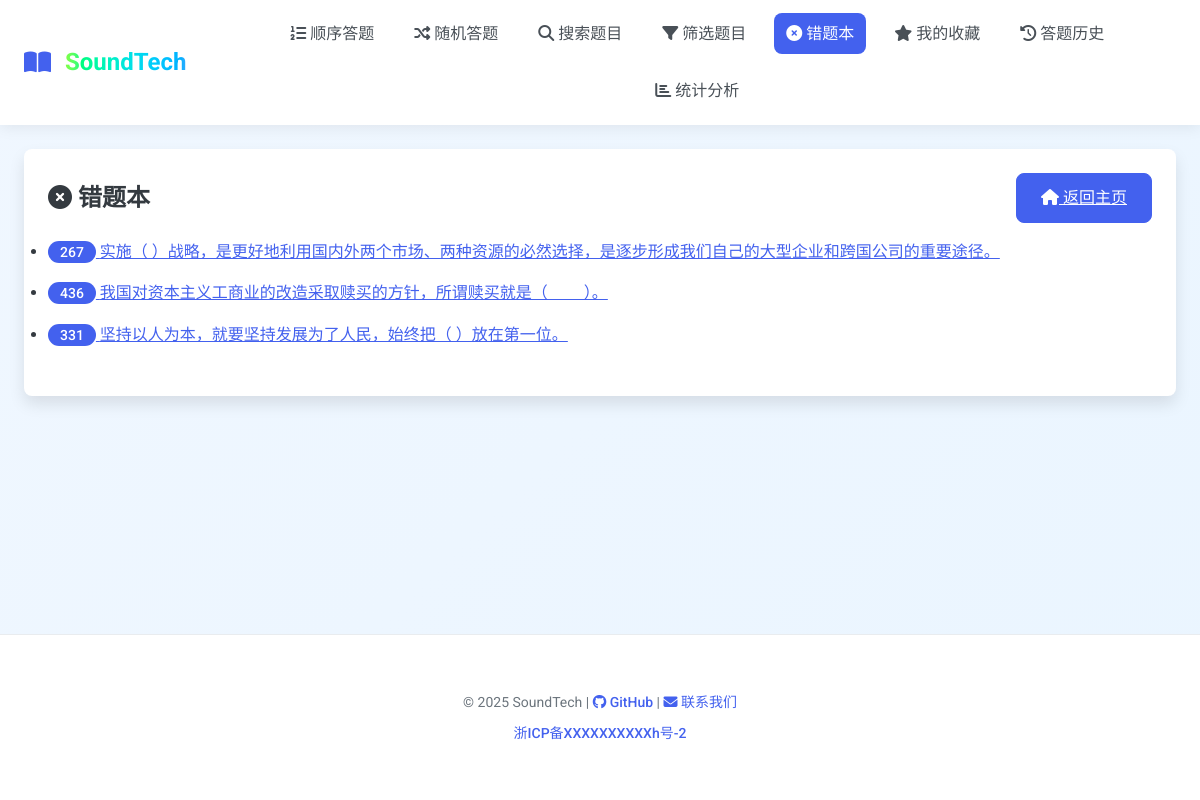
/wrong (signed in), run on an earlier commit of the app's database.
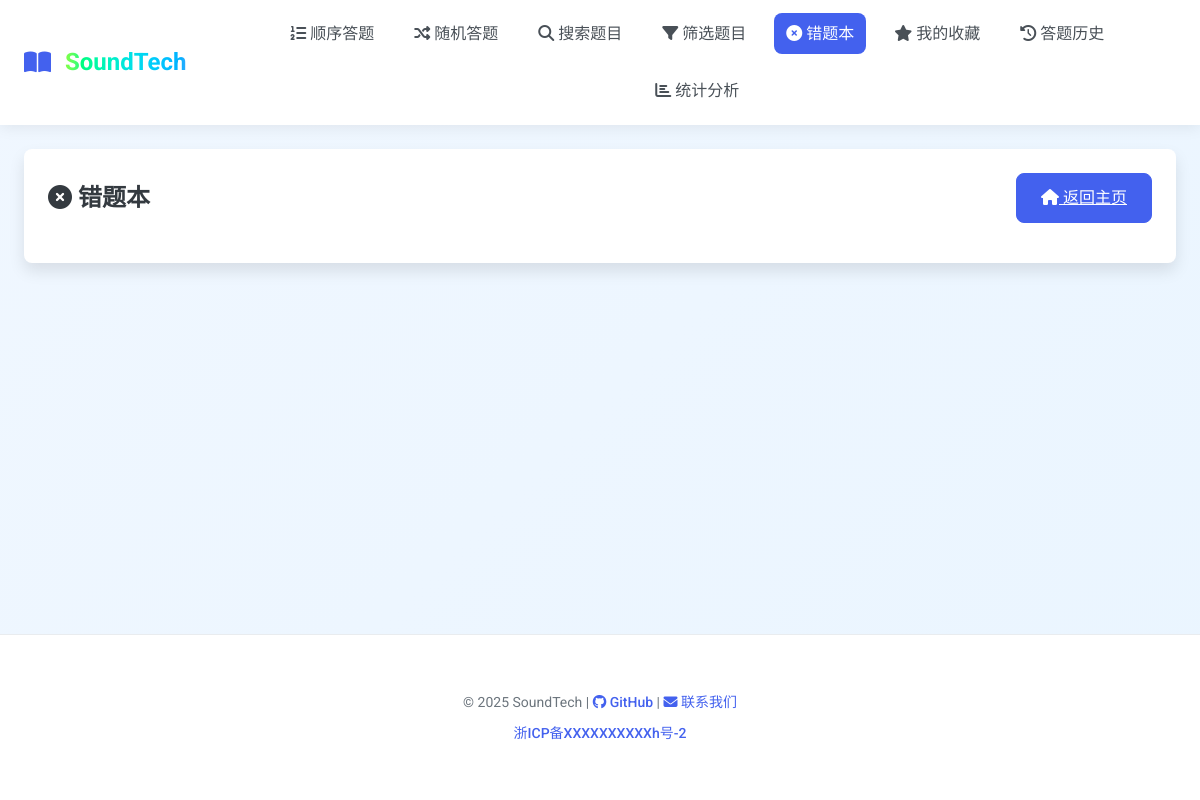
And on a later commit of the database.
### tables this page shows
CREATE TABLE questions (
        id TEXT PRIMARY KEY,
        stem TEXT NOT NULL,
        answer TEXT NOT NULL,
        difficulty TEXT,
        qtype TEXT,
        category TEXT,
        options TEXT, -- JSON stored options
        created_at DATETIME DEFAULT CURRENT_TIMESTAMP
    );

### app.py (the view)
@app.route("/wrong")
@login_required
def wrong_questions():
    user_id = get_user_id()
    rows = wrong_questions_util(user_id)
    wrong_ids = set(row['question_id'] for row in rows)
    questions_list = []
    for qid in wrong_ids:
        question = fetch_question(qid)
        if question:
            questions_list.append(question)
    return render_template("wrong.html", questions=questions_list)

### app.py (called while the page is built)
@app.before_request
def log_request_info():
    if request.endpoint not in ['static']:
        app.logger.debug(f"请求: {request.method} {request.url} - IP: {request.remote_addr} - User-Agent: {request.headers.get('User-Agent', 'Unknown')}")

@app.after_request
def log_response_info(response):
    if request.endpoint not in ['static']:
        app.logger.debug(f"响应: {response.status_code} - {request.method} {request.url}")
    return response

### handlers/authentication.py (called while the page is built)
def login_required(function):
    @wraps(function)
    def decorated_function(*args, **kwargs):
        if not is_logged_in():
            flash("请先登录后再访问该页面", "error")
            return redirect(url_for("login", next=request.url))
        return function(*args, **kwargs)
    return decorated_function

def is_logged_in() -> bool:
    return "user_id" in session

def get_user_id() -> int:
    return session.get("user_id")

### handlers/database.py (called while the page is built)
def get_db() -> sqlite3.Connection:
    conn = sqlite3.connect("./static/database.db")
    conn.row_factory = sqlite3.Row
    return conn

### templates/wrong.html (shortened to what this page needs)
{% extends 'base.html' %}
{% block content %}
<div class="card">
    <div class="card-title d-flex justify-content-between align-items-center">
        <div>
            <i class="fas fa-times-circle"></i> 错题本
        </div>
        <a href="{{ url_for('index') }}" class="btn btn-primary">
            <i class="fas fa-home"></i> 返回主页
        </a>
    </div>
    {% if questions %}
    <ul class="mb-3">
        {% for q in questions %}
            <li class="mb-2">
                <a href="{{ url_for('show_question', qid=q.id) }}" class="text-primary">
                    <span class="badge badge-primary">{{ q.id }}</span> {{ q.stem }}
                </a>
            </li>
        {% endfor %}
    </ul>
    {% else %}
    <div class="alert alert-info mb-3">
        <i class="fas fa-info-circle"></i> 当前没有错题。
    </div>
    {% endif %}
</div>
{% endblock %}

What changed in the data, as far as the page shows it:
no longer on this page (row edited): questions: id "267", stem "实施（ ）战略，是更好地利用国内外两个市场、两种资源的必然选择，是逐步形成我们自己的大型企业和跨国公司的重要途径。"
no longer on this page (row edited): questions: id "436", stem "我国对资本主义工商业的改造采取赎买的方针，所谓赎买就是（ ）。"
no longer on this page (row edited): questions: id "331", stem "坚持以人为本，就要坚持发展为了人民，始终把（ ）放在第一位。"
